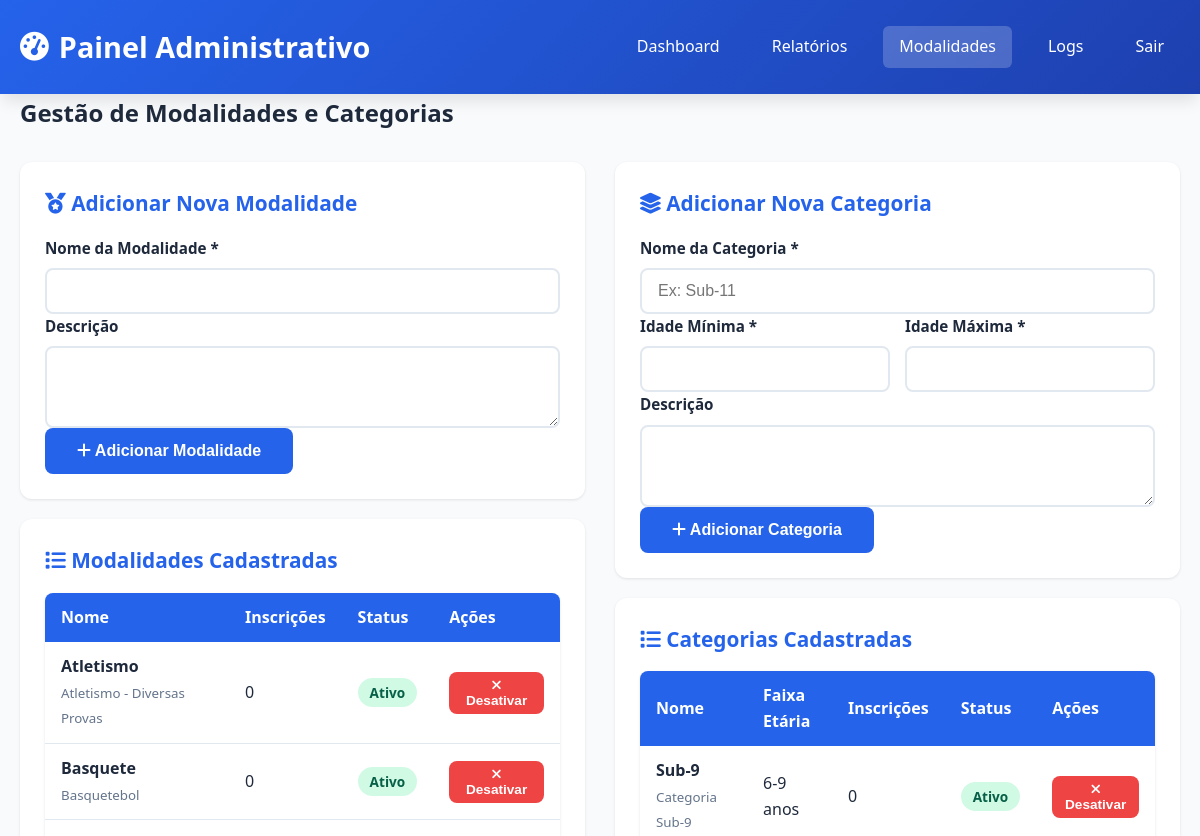
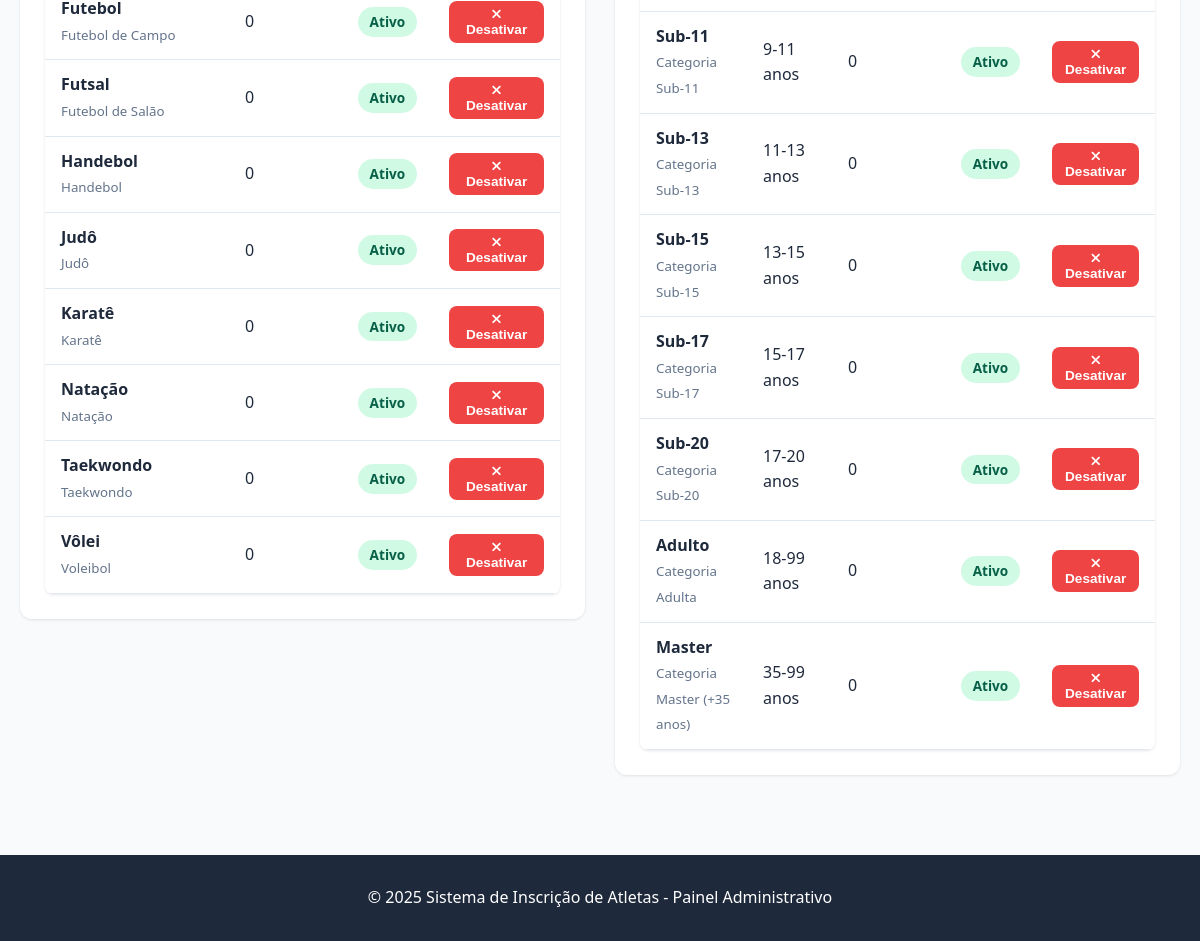
Page /admin/modalidades.php (signed in) on the committed database (2 pictures, top to bottom).
### tables this page shows
CREATE TABLE IF NOT EXISTS modalidades (
    id INT AUTO_INCREMENT PRIMARY KEY,
    nome VARCHAR(100) NOT NULL,
    descricao TEXT,
    icone VARCHAR(50),
    ativo TINYINT(1) DEFAULT 1,
    created_at TIMESTAMP DEFAULT CURRENT_TIMESTAMP,
    updated_at TIMESTAMP DEFAULT CURRENT_TIMESTAMP ON UPDATE CURRENT_TIMESTAMP
);

CREATE TABLE IF NOT EXISTS categorias (
    id INT AUTO_INCREMENT PRIMARY KEY,
    nome VARCHAR(100) NOT NULL,
    idade_minima INT,
    idade_maxima INT,
    descricao TEXT,
    ativo TINYINT(1) DEFAULT 1,
    created_at TIMESTAMP DEFAULT CURRENT_TIMESTAMP,
    updated_at TIMESTAMP DEFAULT CURRENT_TIMESTAMP ON UPDATE CURRENT_TIMESTAMP
);

### admin/modalidades.php (the view, shortened to what this page needs)
<?php
$pdo = getDBConnection();
$modalidades = $pdo->query("
    SELECT m.*, COUNT(i.id) as total_inscricoes
    FROM modalidades m
    LEFT JOIN inscricoes i ON m.id = i.modalidade_id
    GROUP BY m.id
    ORDER BY m.nome
")->fetchAll();
$categorias = $pdo->query("
    SELECT c.*, COUNT(i.id) as total_inscricoes
    FROM categorias c
    LEFT JOIN inscricoes i ON c.id = i.categoria_id
    GROUP BY c.id
    ORDER BY c.idade_minima
")->fetchAll();
?>
<!DOCTYPE html>
<html lang="pt-BR">
<head>
    <link rel="stylesheet" href="../public/css/style.css">
    <link rel="stylesheet" href="https://cdnjs.cloudflare.com/ajax/libs/font-awesome/6.0.0/css/all.min.css">
</head>
<body>
    <header class="header">
        <div class="container">
            <h1><i class="fas fa-tachometer-alt"></i> Painel Administrativo</h1>
            <nav>
                <a href="index.php">Dashboard</a>
                <a href="relatorios.php">Relatórios</a>
                <a href="modalidades.php" class="active">Modalidades</a>
                <a href="logs.php">Logs</a>
                <a href="logout.php">Sair</a>
            </nav>
        </div>
    </header>
    <main class="container">
        <h2 style="margin-bottom: 30px;">Gestão de Modalidades e Categorias</h2>
        <div style="display: grid; grid-template-columns: repeat(auto-fit, minmax(500px, 1fr)); gap: 30px;">
            <div>
                <div class="card">
                    <div class="card-header">
                        <i class="fas fa-medal"></i> Adicionar Nova Modalidade
                    </div>
                    <form method="POST" action="">
                        <div class="form-group">
                            <label for="nome_modalidade">Nome da Modalidade *</label>
                            <input type="text" id="nome_modalidade" name="nome" required>
                        </div>
                        <div class="form-group">
                            <label for="descricao_modalidade">Descrição</label>
                            <textarea id="descricao_modalidade" name="descricao" rows="3"></textarea>
                        </div>
                        <button type="submit" class="btn btn-primary">
                            <i class="fas fa-plus"></i> Adicionar Modalidade
                        </button>
                    </form>
                </div>
                <div class="card" style="margin-top: 20px;">
                    <div class="card-header">
                        <i class="fas fa-list"></i> Modalidades Cadastradas
                    </div>
                    <table>
                        <thead>
                            <tr>
                                <th>Nome</th>
                                <th>Inscrições</th>
                                <th>Status</th>
                                <th>Ações</th>
                            </tr>
                        </thead>
                        <tbody>
                            <?php foreach ($modalidades as $mod): ?>
                            <tr>
                                <td>
                                    <strong><?php echo htmlspecialchars($mod['nome']); ?></strong>
                                    <?php if ($mod['descricao']): ?>
                                        <br><small style="color: var(--text-light);"><?php echo htmlspecialchars($mod['descricao']); ?></small>
                                    <?php endif; ?>
                                </td>
                                <td><?php echo $mod['total_inscricoes']; ?></td>
                                <td>
                                    <?php if ($mod['ativo']): ?>
                                        <span class="badge badge-success">Ativo</span>
                                    <?php else: ?>
                                        <span class="badge badge-danger">Inativo</span>
                                    <?php endif; ?>
                                </td>
                                <td>
                                    <form method="POST" style="display: inline;">
                                        <?php if ($mod['ativo']): ?>
                                            <button type="submit" name="acao" value="desativar_modalidade" class="btn btn-danger" style="padding: 6px 12px; font-size: 0.85rem;" onclick="return confirm('Desativar esta modalidade?')">
                                                <i class="fas fa-times"></i> Desativar
                                            </button>
                                        <?php else: ?>
                                            <button type="submit" name="acao" value="ativar_modalidade" class="btn btn-success" style="padding: 6px 12px; font-size: 0.85rem;">
                                                <i class="fas fa-check"></i> Ativar
                                            </button>
                                        <?php endif; ?>
                                    </form>
                                </td>
                            </tr>
                            <?php endforeach; ?>
                        </tbody>
                    </table>
                </div>
            </div>
            <div>
                <div class="card">
                    <div class="card-header">
                        <i class="fas fa-layer-group"></i> Adicionar Nova Categoria
                    </div>
                    <form method="POST" action="">
                        <div class="form-group">
                            <label for="nome_categoria">Nome da Categoria *</label>
                            <input type="text" id="nome_categoria" name="nome" required placeholder="Ex: Sub-11">
                        </div>
                        <div style="display: grid; grid-template-columns: 1fr 1fr; gap: 15px;">
                            <div class="form-group">
                                <label for="idade_minima">Idade Mínima *</label>
                                <input type="number" id="idade_minima" name="idade_minima" required min="5" max="100">
                            </div>
                            <div class="form-group">
                                <label for="idade_maxima">Idade Máxima *</label>
                                <input type="number" id="idade_maxima" name="idade_maxima" required min="5" max="100">
                            </div>
                        </div>
                        <div class="form-group">
                            <label for="descricao_categoria">Descrição</label>
                            <textarea id="descricao_categoria" name="descricao" rows="3"></textarea>
                        </div>
                        <button type="submit" class="btn btn-primary">
                            <i class="fas fa-plus"></i> Adicionar Categoria
                        </button>
                    </form>
                </div>
                <div class="card" style="margin-top: 20px;">
                    <div class="card-header">
                        <i class="fas fa-list"></i> Categorias Cadastradas
                    </div>
                    <table>
                        <thead>
                            <tr>
                                <th>Nome</th>
                                <th>Faixa Etária</th>
                                <th>Inscrições</th>
                                <th>Status</th>
                                <th>Ações</th>
                            </tr>
                        </thead>
                        <tbody>
                            <?php foreach ($categorias as $cat): ?>
                            <tr>
                                <td>
                                    <strong><?php echo htmlspecialchars($cat['nome']); ?></strong>
                                    <?php if ($cat['descricao']): ?>
                                        <br><small style="color: var(--text-light);"><?php echo htmlspecialchars($cat['descricao']); ?></small>
                                    <?php endif; ?>
                                </td>
                                <td><?php echo $cat['idade_minima']; ?>-<?php echo $cat['idade_maxima']; ?> anos</td>
                                <td><?php echo $cat['total_inscricoes']; ?></td>
                                <td>
                                    <?php if ($cat['ativo']): ?>
                                        <span class="badge badge-success">Ativo</span>
                                    <?php else: ?>
                                        <span class="badge badge-danger">Inativo</span>
                                    <?php endif; ?>
                                </td>
                                <td>
                                    <form method="POST" style="display: inline;">
                                        <?php if ($cat['ativo']): ?>
                                            <button type="submit" name="acao" value="desativar_categoria" class="btn btn-danger" style="padding: 6px 12px; font-size: 0.85rem;" onclick="return confirm('Desativar esta categoria?')">
                                                <i class="fas fa-times"></i> Desativar
                                            </button>
                                        <?php else: ?>
                                            <button type="submit" name="acao" value="ativar_categoria" class="btn btn-success" style="padding: 6px 12px; font-size: 0.85rem;">
                                                <i class="fas fa-check"></i> Ativar
                                            </button>
                                        <?php endif; ?>
                                    </form>
                                </td>
                            </tr>
                            <?php endforeach; ?>
                        </tbody>
                    </table>
                </div>
            </div>
        </div>
    </main>
    <footer class="footer">
        <div class="container">
            <p>&copy; 2025 Sistema de Inscrição de Atletas - Painel Administrativo</p>
        </div>
    </footer>
</body>
</html>

### public/css/style.css (style rules this page uses)
* { margin: 0; padding: 0; box-sizing: border-box; }
:root { --primary-color: #2563eb; --primary-dark: #1e40af; --secondary-color: #64748b; --success-color: #10b981; --danger-color: #ef4444; --warning-color: #f59e0b; --light-bg: #f8fafc; --white: #ffffff; --text-dark: #1e293b; --text-light: #64748b; --border-color: #e2e8f0; --shadow: 0 1px 3px rgba(0, 0, 0, 0.1); --shadow-lg: 0 10px 15px -3px rgba(0, 0, 0, 0.1); }
body { font-family: 'Segoe UI', Tahoma, Geneva, Verdana, sans-serif; line-height: 1.6; color: var(--text-dark); background-color: var(--light-bg); }
.container { max-width: 1200px; margin: 0 auto; padding: 0 20px; }
.header { background: linear-gradient(135deg, var(--primary-color), var(--primary-dark)); color: var(--white); padding: 1.5rem 0; box-shadow: var(--shadow-lg); position: sticky; top: 0; z-index: 100; }
.header .container { display: flex; justify-content: space-between; align-items: center; flex-wrap: wrap; }
.header h1 { font-size: 1.8rem; font-weight: 600; display: flex; align-items: center; gap: 10px; }
.header nav { display: flex; gap: 20px; }
.header nav a { color: var(--white); text-decoration: none; padding: 8px 16px; border-radius: 6px; transition: all 0.3s; font-weight: 500; }
.header nav a:hover, .header nav a.active { background-color: rgba(255, 255, 255, 0.2); }
main { padding: 40px 20px; }
.form-group { display: flex; flex-direction: column; }
.form-group label { font-weight: 600; margin-bottom: 8px; color: var(--text-dark); font-size: 0.95rem; }
.form-group input, .form-group select, .form-group textarea { padding: 12px 16px; border: 2px solid var(--border-color); border-radius: 8px; font-size: 1rem; transition: all 0.3s; background-color: var(--white); }
.btn { padding: 14px 32px; border: none; border-radius: 8px; font-size: 1rem; font-weight: 600; cursor: pointer; transition: all 0.3s; text-decoration: none; display: inline-block; text-align: center; }
.btn-primary { background-color: var(--primary-color); color: var(--white); }
.btn-danger { background-color: var(--danger-color); color: var(--white); }
.footer { background-color: var(--text-dark); color: var(--white); padding: 30px 0; text-align: center; margin-top: 60px; }
table { width: 100%; border-collapse: collapse; background: var(--white); border-radius: 8px; overflow: hidden; box-shadow: var(--shadow); }
thead { background-color: var(--primary-color); color: var(--white); }
th, td { padding: 12px 16px; text-align: left; }
tbody tr { border-bottom: 1px solid var(--border-color); }
.badge { display: inline-block; padding: 4px 12px; border-radius: 20px; font-size: 0.85rem; font-weight: 600; }
.badge-success { background-color: #d1fae5; color: #065f46; }
.card { background: var(--white); border-radius: 12px; padding: 25px; box-shadow: var(--shadow); margin-bottom: 20px; }
.card-header { font-size: 1.3rem; font-weight: 600; margin-bottom: 15px; color: var(--primary-color); }

### rows in the picture
modalidades: nome "Atletismo", descricao "Atletismo - Diversas Provas", total_inscricoes "0", ativo "Ativo"
modalidades: nome "Basquete", descricao "Basquetebol", total_inscricoes "0", ativo "Ativo"
modalidades: nome "Futebol", descricao "Futebol de Campo", total_inscricoes "0", ativo "Ativo"
modalidades: nome "Futsal", descricao "Futebol de Salão", total_inscricoes "0", ativo "Ativo"
modalidades: nome "Handebol", descricao "Handebol", total_inscricoes "0", ativo "Ativo"
modalidades: nome "Judô", descricao "Judô", total_inscricoes "0", ativo "Ativo"
modalidades: nome "Karatê", descricao "Karatê", total_inscricoes "0", ativo "Ativo"
modalidades: nome "Natação", descricao "Natação", total_inscricoes "0", ativo "Ativo"
modalidades: nome "Taekwondo", descricao "Taekwondo", total_inscricoes "0", ativo "Ativo"
modalidades: nome "Vôlei", descricao "Voleibol", total_inscricoes "0", ativo "Ativo"
categorias: nome "Sub-9", descricao "Categoria Sub-9", idade_minima "6", idade_maxima "9", total_inscricoes "0", ativo "Ativo"
categorias: nome "Sub-11", descricao "Categoria Sub-11", idade_minima "9", idade_maxima "11", total_inscricoes "0", ativo "Ativo"
categorias: nome "Sub-13", descricao "Categoria Sub-13", idade_minima "11", idade_maxima "13", total_inscricoes "0", ativo "Ativo"
categorias: nome "Sub-15", descricao "Categoria Sub-15", idade_minima "13", idade_maxima "15", total_inscricoes "0", ativo "Ativo"
categorias: nome "Sub-17", descricao "Categoria Sub-17", idade_minima "15", idade_maxima "17", total_inscricoes "0", ativo "Ativo"
categorias: nome "Sub-20", descricao "Categoria Sub-20", idade_minima "17", idade_maxima "20", total_inscricoes "0", ativo "Ativo"
categorias: nome "Adulto", descricao "Categoria Adulta", idade_minima "18", idade_maxima "99", total_inscricoes "0", ativo "Ativo"
categorias: nome "Master", descricao "Categoria Master (+35 anos)", idade_minima "35", idade_maxima "99", total_inscricoes "0", ativo "Ativo"
